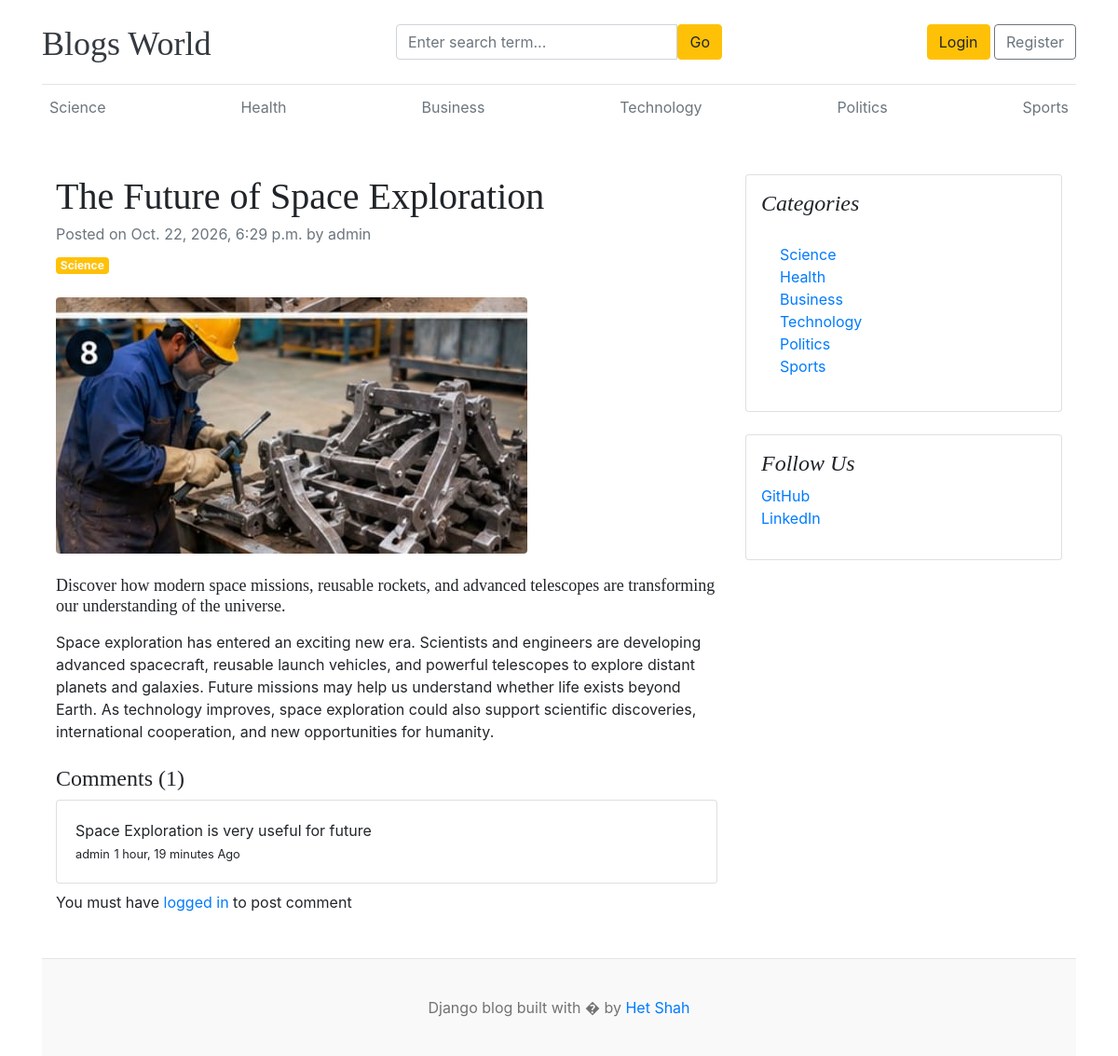
Screenshot of /blogs/the-future-of-space-exploration/ with the database file from the repository.
### blogs/models.py (models this page shows, shortened)
class Category(models.Model):
  category_name = models.CharField(max_length=50, unique=True)
  created_at = models.DateTimeField(auto_now_add=True)
  updated_at = models.DateTimeField(auto_now=True)
  class Meta:
    verbose_name_plural = 'Categories'
  def __str__(self):
    return self.category_name

class Blogs(models.Model):
  title = models.CharField(max_length=100, unique=True)
  slug = models.SlugField(unique=True, blank=True)
  category = models.ForeignKey(Category, on_delete=models.CASCADE)
  author = models.ForeignKey(User, on_delete=models.CASCADE)
  blog_image = models.ImageField(upload_to= 'uploads/%y/%m/%d')
  short_description = models.TextField(max_length=1000)
  blog_body = models.TextField(max_length=3000)
  status = models.CharField(max_length=100, choices=STATUS_CHOICE, default='draft')
  is_features = models.BooleanField(default=False)
  created_at = models.DateTimeField(auto_now_add=True)
  updated_at = models.DateTimeField(auto_now=True)
  class Meta:
    verbose_name_plural = 'Blogs'

class Comment(models.Model):
  user = models.ForeignKey(User, on_delete = models.CASCADE)
  blog = models.ForeignKey(Blogs, on_delete= models.CASCADE)
  comment = models.TextField(max_length= 250)
  created_at = models.DateTimeField(auto_now_add=True)
  updated_at = models.DateTimeField(auto_now=True)
  def __str__(self):
    return self.comment

### blogs/views.py (the view, shortened to what this page needs)
# urls.py: path('blogs/<slug:slug>/', BlogsView.blogs, name = "blogs"),
def blogs(request, slug):
  single_post = get_object_or_404(Blogs, slug=slug, status='published')
  comments = Comment.objects.filter(blog = single_post)
  context = {
    'single_post' : single_post,
    'comments' : comments
  }
  return render(request, 'blogs.html', context)

### blogs/context_processors.py (called while the page is built)
def getCategories(request):
  categories = Category.objects.all()
  return dict(categories=categories)

### templates/blogs.html
{% extends './base/base.html' %} {% block content %}
<div class="container mt-5">
  <div class="row">
    <div class="col-lg-8">
      <article>
        <header class="mb-4">
          <h1 class="fw-bolder mb-1">{{ single_post.title }}</h1>
          <div class="text-muted fst-italic mb-2">
            Posted on {{ single_post.created_at }} by {{ single_post.author }}
          </div>
          <a class="badge bg-warning text-decoration-none text-light" href="#!"
            >{{ single_post.category }}</a
          >
        </header>
        <figure class="mb-4">
          <img
            class="img-fluid rounded"
            src="{{ single_post.blog_image.url }}"
            alt="..." />
        </figure>
        <section class="mb-5">
          <p class="fs-5 mb-4"><h2 style="font-size: large;">{{ single_post.short_description }}</h2></p>
          <p class="fs-5 mb-4">{{ single_post.blog_body }}</p>
          <h4>Comments ({{comments.count}})</h4>
          {% if comments %}
          {% for comment in comments %}
            <div class="card">
              <div class="card-body">
                <p class="card-text mb-0">{{ comment }}</p>
                <span>
                  <small>{{ comment.user }}</small>
                  <small>{{ comment.created_at | timesince }} Ago</small>
                </span>
              </div>
            </div>
          {% endfor %}
          {% else %}
          <p>No Comments Yet</p>
          {% endif %}
          <div class="form-group">
            {% if user.is_authenticated %}
            <form action="" method="POST">
              {% csrf_token %}
              <div class="form-group">
                <textarea name="comment" placeholder="Write your thoughts..." class="form-control"></textarea>
                <input type="submit" class="btn btn-warning mt-2" value="Comment">
              </div>
            </form>
            {% else %}
            <p class="mt-2">You must have <span><a href="{% url 'login' %}">logged in</a></span> to post comment</p>
            {% endif %}
          </div>
        </section>
      </article>
    </div>
    <div class="col-lg-4">
      <div class="card mb-4 p-3">
        <h4 class="font-italic">Categories</h4>
        <div class="card-body">
          <div class="row">
            <div class="col-sm-6">
              <ul class="list-unstyled mb-0">
                {% for category in categories %}
                <li>
                  <a href="{% url 'posts_by_category' category.id %}"
                    >{{ category.category_name }}</a
                  >
                </li>
                {% endfor %}
              </ul>
            </div>
          </div>
        </div>
      </div>
      <div class="card mb-4 p-3">
        <h4 class="font-italic">Follow Us</h4>
        <ol class="list-unstyled">
          <li><a href="#">GitHub</a></li>
          <li><a href="#">LinkedIn</a></li>
        </ol>
      </div>
    </div>
  </div>
</div>
{% endblock %}

### templates/base/header.html (shortened to what this page needs)
{% load static %}
<!doctype html>
<html lang="en">
  <head>
    <link
      href="https://getbootstrap.com/docs/4.0/dist/css/bootstrap.min.css"
      rel="stylesheet" />
    <link href="{% static 'css/blog.css' %}" rel="stylesheet" />
    <link
      rel="stylesheet"
      href="https://cdnjs.cloudflare.com/ajax/libs/font-awesome/7.3.1/css/all.min.css"
 />
  </head>
  <body>
    <div class="container">
      <header class="blog-header py-3">
        <div class="row flex-nowrap justify-content-between align-items-center">
          <div class="col-4 pt-1">
            <a class="blog-header-logo text-dark" href="/">Blogs World</a>
          </div>
          <div class="col-4">
            <form action="{% url 'search' %}" method="GET">
              <div class="input-group">
                <input
                  type="text"
                  class="form-control"
                  name="keyword"
                  placeholder="Enter search term..." />
                <button
                  type="submit"
                  class="btn btn-warning"
                  id="button-search"
                  type="button">
                  Go
                </button>
              </div>
            </form>
          </div>
          <div class="col-4 d-flex justify-content-end align-items-center">
            {% if not user.is_authenticated %}
            <a class="btn btn-warning" href="{% url 'login' %}">Login</a> &nbsp;
            <a class="btn btn-outline-secondary" href="{% url 'register'%}"
              >Register</a
            >
            {% endif %}
          </div>
        </div>
      </header>
      <div class="nav-scroller py-1 mb-2">
        <nav class="nav d-flex justify-content-between">
          {% for category in categories %}
          <a
            class="p-2 text-muted"
            href="{% url 'posts_by_category' category.id %}"
            >{{ category.category_name }}</a
          >
          {% endfor %}
        </nav>
      </div>

### static/css/blog.css (style rules this page uses)
.blog-header { border-bottom: 1px solid #e5e5e5; }
.blog-header-logo { font-family: "Playfair Display", Georgia, "Times New Roman", serif; font-size: 2.25rem; }
h1, h2, h3, h4, h5, h6 { font-family: "Playfair Display", Georgia, "Times New Roman", serif; }

### rows the page displays
Category: category_name "Science"
Category: category_name "Health"
Category: category_name "Business"
Category: category_name "Technology"
Category: category_name "Politics"
Category: category_name "Sports"
Blogs: title "The Future of Space Exploration", created_at "Oct. 22, 2026, 6:29 p.m.", author "admin", category "Science", blog_image (picture), short_description "Discover how modern space missions, reusable rockets, and advanced telescopes are transforming our understanding of the universe.", blog_body "Space exploration has entered an exciting new era. Scientists and engineers are developing advanced spacecraft, reusable launch vehicles, and powerful telescopes to explore distant planets and galaxies. Future missions may help us understand whether life exists beyond Earth. As technology improves, space exploration could also support scientific discoveries, international cooperation, and new opportunities for humanity."
Comment: comment "Space Exploration is very useful for future", user "admin", created_at "1 hour, 19 minutes"

### other values shown
{{ comments.count }} "1"
